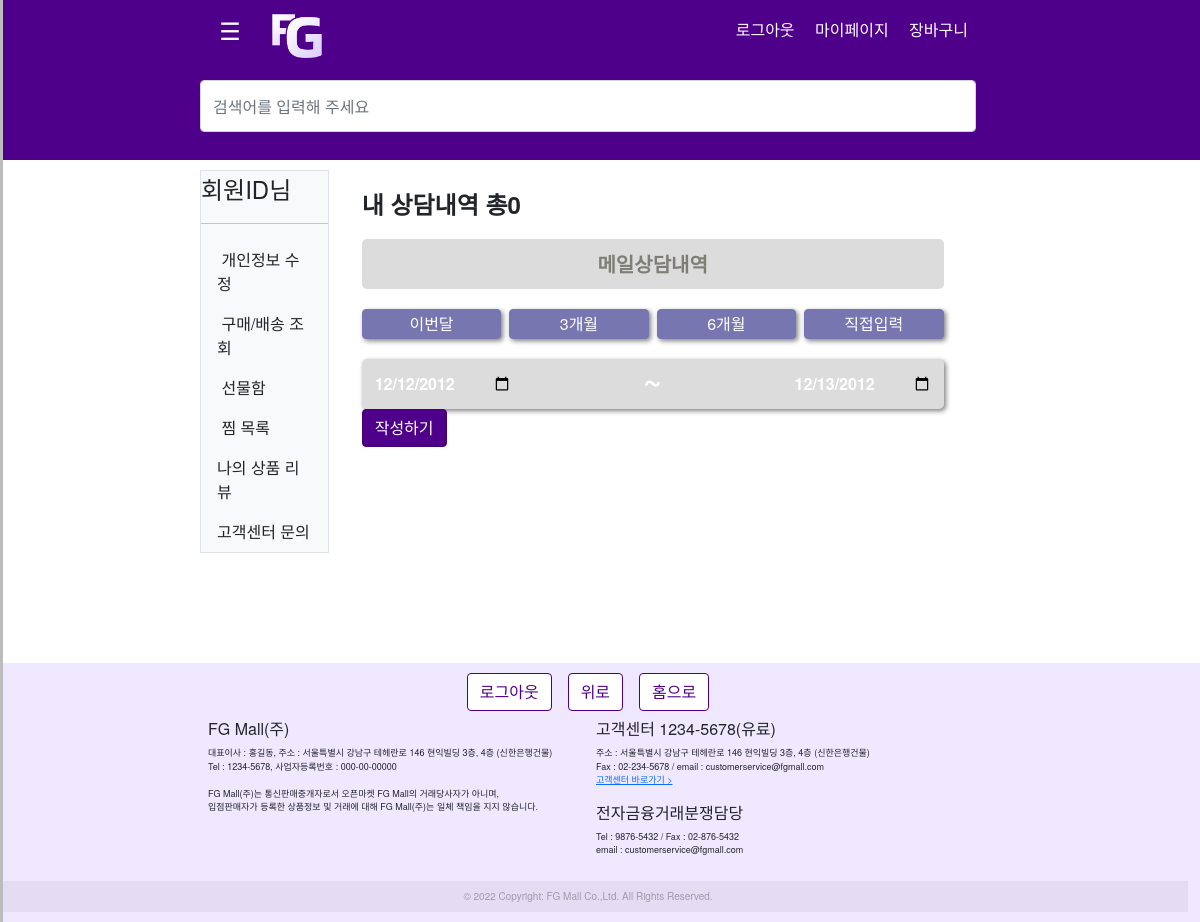
The page /service/ on the database as committed earlier.
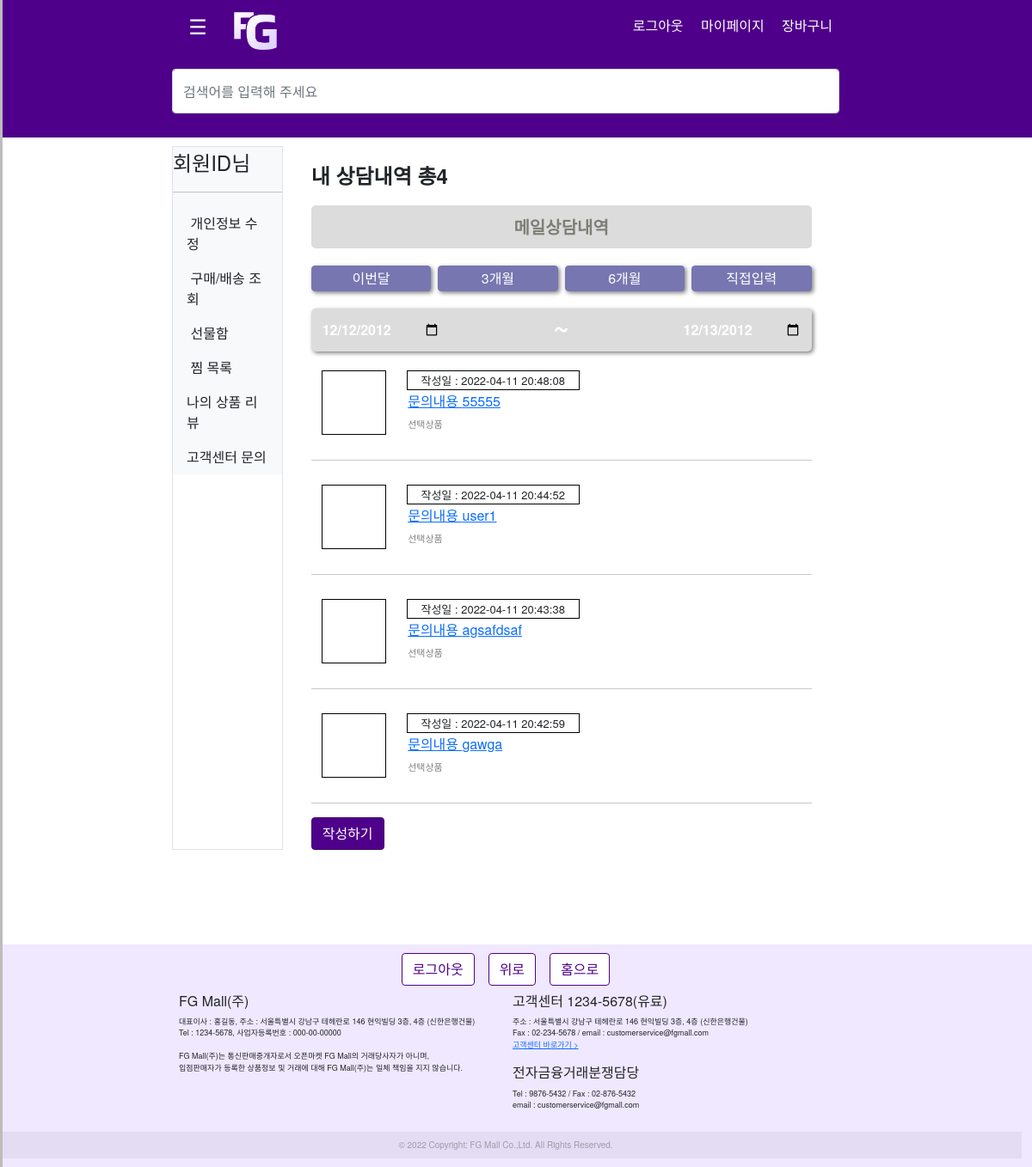
The same page on the database as committed later.
### service/models.py (models this page shows, shortened)
class Service(models.Model):
    title = models.CharField(max_length=30, verbose_name='받는이 이름')
    content = models.TextField(blank=True, verbose_name='내용')
    file = models.FileField(verbose_name='첨부파일') #parameter?
    reg_date = models.DateTimeField(auto_now_add=True, verbose_name='등록일자')
    phone = models.CharField(max_length=30, verbose_name='폰번호')
    email = models.CharField(max_length=30, verbose_name='이메일')
    member = models.ForeignKey('member.Member', on_delete=models.CASCADE)
    class Meta:
        db_table = 'service'
        verbose_name='고객센터'
        verbose_name_plural='고객센터들' #???

### service/views.py (the view)
# urls.py: path('', views.question_main, name="question_main"),
def question_main(request):
    all_service = Service.objects.all().order_by('-id')
    all_count = Service.objects.all().count()
    context = {
        'service' : all_service,
        'count' : all_count,
    }
    return render(request, "question_main.html", context)

### service/templates/question_main.html (shortened to what this page needs)
{% extends "base.html" %}
{% load mathfilters %}
{% block contents %}
<div class="col-md-10">
    <div style="width: 90%; margin: 0 auto;">
        <h4 style="font-weight: bold; margin-top: 20px; margin-bottom: 20px;">내 상담내역 총{{ count }}</h4>
        <div style="width: 100%; height: 50px; text-align: center; color: rgb(126, 126, 118); font-size: 20px; font-weight: bold; line-height: 50px; background-color: #dcdcdc; border-radius: 5px;">
            메일상담내역
        </div>
        <div class="row d-flex" style="margin: auto; width: 100%; margin-top: 20px; justify-content: space-between;">
            <button class="col-md-2 btn-secondary date_btn" type="button">이번달</button>
            <button class="col-md-2 btn-secondary date_btn"type="button">3개월</button>
            <button class="col-md-2 btn-secondary date_btn" type="button">6개월</button>
            <button class="col-md-2 btn-secondary date_btn" type="button">직접입력</button>
        </div>
        <div>
            <div style="margin-top: 20px; width: 100%; margin-left: 0; box-shadow: 2px 2px 5px gray; border-radius: 5px; background-color: #dcdcdc;" class="row">
                <div class="col-md-5"><input type="date" id="start_date" style="border: none; color: rgb(255, 255, 255); font-weight: bold; height: 20px; margin-top: 15px; margin-bottom: 15px; float: left; background-color: #dcdcdc;" value="2012-12-12"></div>
                <div class="col-md-2"><h2 style="text-align: center; color: rgb(255, 255, 255); font-weight: bold;">~</h2></div>
                <div class="col-md-5"><input type="date" style="border: none; height: 20px; color: rgb(255, 255, 255); font-weight: bold; margin-top: 15px; margin-bottom: 15px; float: right; background-color: #dcdcdc;" id="end_date;" value="2012-12-13"></div>
            </div>
        </div>
        {% for i in service %}
        <div style="height: 100px;  width: 100%; margin-top: 10px;" id="li">
            <div style="border: 1px solid black; width: 75px; height: 75px; margin: 12px; float: left;"></div>
            <div style="float: left; margin: 12px;">
                <table>
                    <tbody>
                        <tr><td style="border: 1px solid black; width: 200px; text-align: center; font-size: 13px;">작성일 : {{ i.reg_date|date:"Y-m-d H:i:s" }}</td></tr>
                    </tbody>
                    <tbody>
                        <tr><td style="width: 100%;"><a href="{% url 'question_detail' i.id %}">문의내용 {{ i.title }}</a></td></tr>
                    </tbody>
                    <tbody>
                        <tr><td style="font-size: 11px; color: gray; padding-top: 5px;">선택상품</td></tr>
                    </tbody>
                </table>
            </div>
        </div>
        <hr>
        {% endfor %}
        <button class="btn btn-primary" onclick="location.href='{% url 'question_write' %}'">작성하기</button>
    </div>
</div>
{% endblock %}

### templates/base.html (shortened to what this page needs)
{% load static %}
<!DOCTYPE html>
<html lang="ko">
<head>
    <link href="{% static 'css/base.css' %}" rel="stylesheet">
    <link href="{% static 'css/sidenav.css' %}" rel="stylesheet">
    <link href="{% static 'bs/css/bootstrap.min.css' %}" rel="stylesheet">
</head>
{% block header %}
<header style="width: 100%;">
    <div class="header-container">
        <div class="row w-100">
            <div class="col-md-2"></div>
            <div class="col-md-8 h-100">
                <div class="col-md-12">
                    <form action="{% url 'main' %}" method="POST">
                        <div class="sch-search">
                            <input type="text" class="form-control sch-search-box" id="text_search" name="sch_word"
                                placeholder="검색어를 입력해 주세요">
                        </div>
                    </form>
                </div>
                <div class="d-flex flex-row">
                    <div class="sch-nav">
                        <span class="sch-ico-side" onclick="opennav()"> &#9776;</span>
                        <a href="{% url 'main' %}"><img class="sch-ico-logo" src="/static/img/logo.png" width="50px"
                                height="44px"></a>
                    </div>
                </div>
                <div class="d-flex flex-row-reverse">
                    <div class="sch-service">
                        {% if user %}
                        <span class="sch-text-side"> <a href="{% url 'member_logout' %}"
                                style="text-decoration: none; color: white;">로그아웃</a></span>
                        {% endif %}
                        <span class="sch-text-side"> <a href="{% url 'order_list' %}"
                                style="text-decoration: none; color: white;">마이페이지</a></span>
                        <span class="sch-text-side"> <a href="{% url 'order_cart' %}"
                                style="text-decoration: none; color: white;">장바구니</a></span>
                    </div>
                </div>
            </div>
        </div>
    </div>
</header>
{% endblock %}
<body>
    <div class="row pad-10 w-100 overflow-hidden">
        <div class="col-xl-2">
        </div>
        <div class="d-flex flex-wrap col-xl-8 col-12">
            {% block nav %}
            <div class="d-none d-sm-block col-md-2 border">
                <nav id="sidebarMenu" class="d-md-block bg-light sidebar collapse">
                    <div id="nav-user" class="d-none">
                        <a href="/" class="d-flex align-items-center me-md-auto link-dark text-decoration-none">
                            <span class="fs-4 d-flex mb-auto ">회원ID님</span>
                        </a>
                        <hr>
                        <ul class="nav nav-pills flex-column mb-auto ">
                            <li class="nav-item">
                                <a href="{% url 'member_info' %}" class="nav-link link-dark" aria-current="page">
                                    개인정보 수정
                                </a>
                            </li>
                            <li>
                                <a href="{% url 'order_list' %}" class="nav-link link-dark">
                                    구매/배송 조회
                                </a>
                            </li>
                            <li>
                                <a href="{% url 'present_list' %}" class="nav-link link-dark">
                                    선물함
                                </a>
                            </li>
                            <li>
                                <a href="{% url 'pick' %}" class="nav-link link-dark">
                                    찜 목록
                                </a>
                            </li>
                            <li>
                                <a href="{% url 'review' %}" class="nav-link link-dark">
                                        나의 상품 리뷰
                                </a>
                            </li>
                            <li>
                                <a href="{% url 'question_main' %}" class="nav-link link-dark">
                                        고객센터 문의
                                </a>
                            </li>
                        </ul>
                    </div>
                </nav>
            </div>
            {% endblock %}
            <div id="sidenav" class="sidenav">
                <div class="sidenav-top row">
                    <div class="col-10"><img src="/static/img/login (1).png" style="width: 2.6em;"> 사용자 이름</div>
                    <div class="col-2"><a href="#" class="sidenav_close" onclick="closenav()">&times;</a></div>
                </div>
                <a href="/product/category/50000000/" class="little_menu">패션의류 </a>
                <a href="/product/category/50000001/" class="little_menu">패션잡화</a>
                <a href="/product/category/50000002/" class="little_menu">화장품/미용</a>
                <a href="/product/category/50000003/" class="little_menu">디지털/가전</a>
                <a href="/product/category/50000004/" class="little_menu">가구/인테리어</a>
                <a href="/product/category/50000005/" class="little_menu">출산/육아</a>
                <a href="/product/category/50000006/" class="little_menu">식품</a>
                <a href="/product/category/50000007/" class="little_menu">스포츠/레저</a>
            </div>
            {% block contents %}
            {% endblock %}
        </div>
    </div>
</body>
{% block footer %}
<footer style="margin-top: 100px; background-color: #f0e8ff;" class="w-100">
    <div class="row pad-10 w-100 overflow-hidden">
        <div class="col-2">
        </div>
        <div class="d-flex flex-wrap col-8">
            <div class="d-flex flex-wrap justify-content-center col-12" id="fbuttons">
                {% if user %}
                <form class="d-flex" action="{% url 'member_logout' %}">
                    <button type="submit" class="btn">
                        로그아웃
                    </button>&emsp;
                </form>
                {% endif %}
                <div class="d-flex">
                    <button type="submit" class="btn" id="top">
                        위로
                    </button>&emsp;
                </div>
                <div class="d-flex">
                    <button type="submit" class="btn" id="home">
                        홈으로
                    </button>
                </div>
            </div>
            <div class="col-6 p-2" style="float: left;">
                <h6>FG Mall(주)</h6>
                <p style="font-size: 9px;">
                    대표이사 : 홍길동, 주소 : 서울특별시 강남구 테헤란로 146 현익빌딩 3층, 4층 (신한은행건물)
                    <br>Tel : 1234-5678, 사업자등록번호 : 000-00-00000 <br><br>
                    FG Mall(주)는 통신판매중개자로서 오픈마켓 FG Mall의 거래당사자가 아니며, <br> 입점판매자가 등록한 상품정보 및 거래에 대해 FG Mall(주)는 일체 책임을 지지
                    않습니다.
                </p>
            </div>
            <div class="col-6 p-2" style="float: right;">
                <h6>고객센터 1234-5678(유료)</h6>
                <p style="font-size: 9px;">
                    주소 : 서울특별시 강남구 테헤란로 146 현익빌딩 3층, 4층 (신한은행건물)
                    <br>Fax : 02-234-5678 / email : customerservice@fgmall.com <br>
                    <a href="{% url 'question_main' %}">고객센터 바로가기 ></a>
                </p>
                <h6>전자금융거래분쟁담당</h6>
                <p style="font-size: 9px;">
                    Tel : 9876-5432 / Fax : 02-876-5432
                    <br>email : customerservice@fgmall.com
                </p>
            </div>
        </div>
        <div class="text-center p-2"
            style="background-color: rgba(0, 0, 0, 0.05); font-size: 10px; color: rgba(0, 0, 0, 0.3);">
            © 2022 Copyright: FG Mall Co.,Ltd. All Rights Reserved.
        </div>
    </div>
</footer>
{% endblock %}
</html>

### static/css/base.css (style rules this page uses)
* { font-family: "Noto Sans KR", "Helvetica Neue", "Apple SD Gothic Neo", "맑은 고딕", "Malgun Gothic", "돋움", dotum, sans-serif; }
:root { --color-white: #fff; --color-black: #000; --color-gainsboro: #4f008a; }
header { width: 100vw; height: 160px; background-color: black; }
.header-container { background-color: var(--color-gainsboro); position: relative; z-index: 0; padding-top: 80px; min-height: 160px; box-sizing: border-box; }
.sch-nav { position: absolute; top: 0; z-index: 20; }
.sch-ico-side { display: inline-block; position: relative; width: 44px; height: 44px; line-height: 44px; margin: 8px; font-size: 24px; text-align: center; color: var(--color-white); }
.sch-ico-logo { display: inline-block; position: relative; margin: 8px; }
.sch-text-side { display: inline-block; position: relative; width: auto; height: 44px; line-height: 44px; margin: 8px; font-size: 16px; text-align: center; color: var(--color-white); }
.sch-service { position: absolute; top: 0; z-index: 20; align-content: center; }
.sch-search { width: 100%; height: 40px; }
.sch-search-box { height: 52px; }
.pad-10 { padding: 10px 0px; }
#fbuttons button { color: #4f008a; background-color: white; border:1px solid #4f008a; }

### static/css/sidenav.css (style rules this page uses)
.sidenav { height: 100%; width: 0; position: fixed; z-index: 1; top: 0; left: 0; background-color: #ffffff; overflow: hidden; transition: 0.5s; padding-top: 0px; text-align: left; border-right: 3px solid rgb(189, 188, 188); }
.sidenav a { color: black; display: block; font-size: 1em; padding: 5px 30px 0.5em 2em; text-decoration: none; font-weight: bold; }
.sidenav_close { position: absolute; top: -8%; right: 10%; font-size: 30px !important; color: white !important; }
#sidenav > .sidenav-top { background-color: #4f008a; padding-top: 17px; margin-right: 0 !important; margin-left: 0; }
.sidenav-top > div { float: left; color: white; vertical-align: middle; padding-bottom: 0.7em; position: relative; }
.sidenav-top > div:first-child { font-size: 1.4em; font-weight: bold; }
.sch-ico-side { cursor: pointer; }

### service/templates/question_main.html (style rules this page uses)
.date_btn { background-color: rgb(119, 118, 177); border-radius: 4px; border: 1px solid rgb(119, 118, 177); color: white; height: 30px; width: 24%; box-shadow: 2px 2px 5px gray; }

Rows that differ between the two databases and show on the page:
added Service: reg_date "2022-04-11 20:48:08", title "55555"
added Service: reg_date "2022-04-11 20:44:52", title "user1"
added Service: reg_date "2022-04-11 20:43:38", title "agsafdsaf"
added Service: reg_date "2022-04-11 20:42:59", title "gawga"
Other text that changed with them:
{{ count }}: "0" → "4"
